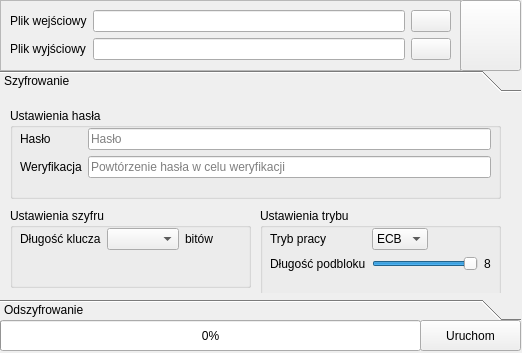
<?xml version="1.0" encoding="UTF-8"?>
<ui version="4.0">
 <class>R2Fish</class>
 <widget class="QMainWindow" name="R2Fish">
  <property name="geometry">
   <rect>
    <x>0</x>
    <y>0</y>
    <width>522</width>
    <height>353</height>
   </rect>
  </property>
  <property name="windowTitle">
   <string>R2Fish</string>
  </property>
  <property name="windowIcon">
   <iconset resource="icons.qrc">
    <normaloff>:/tabs/1350370385_padlock-closed.png</normaloff>:/tabs/1350370385_padlock-closed.png</iconset>
  </property>
  <widget class="QWidget" name="centralwidget">
   <property name="enabled">
    <bool>true</bool>
   </property>
   <widget class="QWidget" name="processSettings" native="true">
    <property name="geometry">
     <rect>
      <x>0</x>
      <y>0</y>
      <width>521</width>
      <height>321</height>
     </rect>
    </property>
    <widget class="QFrame" name="filesFrame">
     <property name="geometry">
      <rect>
       <x>0</x>
       <y>0</y>
       <width>461</width>
       <height>71</height>
      </rect>
     </property>
     <property name="frameShape">
      <enum>QFrame::StyledPanel</enum>
     </property>
     <property name="frameShadow">
      <enum>QFrame::Raised</enum>
     </property>
     <widget class="QWidget" name="formLayoutWidget_2">
      <property name="geometry">
       <rect>
        <x>10</x>
        <y>10</y>
        <width>441</width>
        <height>61</height>
       </rect>
      </property>
      <layout class="QFormLayout" name="filesForm">
       <item row="0" column="0">
        <widget class="QLabel" name="inputFileLabel">
         <property name="text">
          <string>Plik wejściowy</string>
         </property>
        </widget>
       </item>
       <item row="1" column="0">
        <widget class="QLabel" name="ouputFileLabel">
         <property name="text">
          <string>Plik wyjściowy</string>
         </property>
        </widget>
       </item>
       <item row="0" column="1">
        <layout class="QHBoxLayout" name="inputFileControl">
         <item>
          <widget class="QLineEdit" name="inputFile">
           <property name="enabled">
            <bool>true</bool>
           </property>
           <property name="cursor">
            <cursorShape>PointingHandCursor</cursorShape>
           </property>
           <property name="text">
            <string/>
           </property>
           <property name="readOnly">
            <bool>true</bool>
           </property>
          </widget>
         </item>
         <item>
          <widget class="QPushButton" name="inputFileButton">
           <property name="text">
            <string/>
           </property>
           <property name="icon">
            <iconset resource="icons.qrc">
             <normaloff>:/general/1350377805_save.png</normaloff>:/general/1350377805_save.png</iconset>
           </property>
          </widget>
         </item>
        </layout>
       </item>
       <item row="1" column="1">
        <layout class="QHBoxLayout" name="outputFileControl">
         <item>
          <widget class="QLineEdit" name="outputFile">
           <property name="enabled">
            <bool>true</bool>
           </property>
           <property name="cursor">
            <cursorShape>PointingHandCursor</cursorShape>
           </property>
           <property name="readOnly">
            <bool>true</bool>
           </property>
          </widget>
         </item>
         <item>
          <widget class="QPushButton" name="outputFileButton">
           <property name="text">
            <string/>
           </property>
           <property name="icon">
            <iconset resource="icons.qrc">
             <normaloff>:/general/1350377805_save.png</normaloff>:/general/1350377805_save.png</iconset>
           </property>
          </widget>
         </item>
        </layout>
       </item>
      </layout>
     </widget>
    </widget>
    <widget class="QToolBox" name="toolBox">
     <property name="geometry">
      <rect>
       <x>0</x>
       <y>70</y>
       <width>521</width>
       <height>251</height>
      </rect>
     </property>
     <widget class="QWidget" name="encryption">
      <property name="geometry">
       <rect>
        <x>0</x>
        <y>0</y>
        <width>511</width>
        <height>185</height>
       </rect>
      </property>
      <attribute name="icon">
       <iconset resource="icons.qrc">
        <normaloff>:/tabs/1350370385_padlock-closed.png</normaloff>:/tabs/1350370385_padlock-closed.png</iconset>
      </attribute>
      <attribute name="label">
       <string>Szyfrowanie</string>
      </attribute>
      <widget class="QGroupBox" name="modeGroup">
       <property name="geometry">
        <rect>
         <x>260</x>
         <y>110</y>
         <width>241</width>
         <height>91</height>
        </rect>
       </property>
       <property name="title">
        <string>Ustawienia trybu</string>
       </property>
       <widget class="QWidget" name="formLayoutWidget_3">
        <property name="geometry">
         <rect>
          <x>10</x>
          <y>20</y>
          <width>221</width>
          <height>70</height>
         </rect>
        </property>
        <layout class="QFormLayout" name="modeForm">
         <property name="fieldGrowthPolicy">
          <enum>QFormLayout::ExpandingFieldsGrow</enum>
         </property>
         <item row="0" column="0">
          <widget class="QLabel" name="modeLabel">
           <property name="text">
            <string>Tryb pracy</string>
           </property>
          </widget>
         </item>
         <item row="0" column="1">
          <widget class="QComboBox" name="mode">
           <property name="sizePolicy">
            <sizepolicy hsizetype="Preferred" vsizetype="Fixed">
             <horstretch>0</horstretch>
             <verstretch>0</verstretch>
            </sizepolicy>
           </property>
           <item>
            <property name="text">
             <string>ECB</string>
            </property>
           </item>
           <item>
            <property name="text">
             <string>CBC</string>
            </property>
           </item>
           <item>
            <property name="text">
             <string>CFB</string>
            </property>
           </item>
           <item>
            <property name="text">
             <string>OFB</string>
            </property>
           </item>
          </widget>
         </item>
         <item row="1" column="0">
          <widget class="QLabel" name="feedbackSizeLabel">
           <property name="text">
            <string>Długość podbloku</string>
           </property>
          </widget>
         </item>
         <item row="1" column="1">
          <layout class="QHBoxLayout" name="subblockControl">
           <item>
            <widget class="QSlider" name="feedbackSize">
             <property name="autoFillBackground">
              <bool>false</bool>
             </property>
             <property name="minimum">
              <number>1</number>
             </property>
             <property name="maximum">
              <number>8</number>
             </property>
             <property name="pageStep">
              <number>1</number>
             </property>
             <property name="value">
              <number>8</number>
             </property>
             <property name="orientation">
              <enum>Qt::Horizontal</enum>
             </property>
             <property name="invertedAppearance">
              <bool>false</bool>
             </property>
             <property name="invertedControls">
              <bool>false</bool>
             </property>
             <property name="tickPosition">
              <enum>QSlider::NoTicks</enum>
             </property>
            </widget>
           </item>
           <item>
            <widget class="QLabel" name="feedbackSizeValueLabel">
             <property name="text">
              <string>8</string>
             </property>
            </widget>
           </item>
          </layout>
         </item>
        </layout>
       </widget>
      </widget>
      <widget class="QGroupBox" name="passwordGroup">
       <property name="geometry">
        <rect>
         <x>10</x>
         <y>10</y>
         <width>491</width>
         <height>91</height>
        </rect>
       </property>
       <property name="title">
        <string>Ustawienia hasła</string>
       </property>
       <widget class="QWidget" name="formLayoutWidget">
        <property name="geometry">
         <rect>
          <x>10</x>
          <y>20</y>
          <width>471</width>
          <height>51</height>
         </rect>
        </property>
        <layout class="QFormLayout" name="passwordForm">
         <item row="0" column="0">
          <widget class="QLabel" name="passwordLabel">
           <property name="text">
            <string>Hasło</string>
           </property>
          </widget>
         </item>
         <item row="1" column="0">
          <widget class="QLabel" name="passwordRetypeLabel">
           <property name="text">
            <string>Weryfikacja</string>
           </property>
          </widget>
         </item>
         <item row="0" column="1">
          <widget class="QLineEdit" name="password">
           <property name="contextMenuPolicy">
            <enum>Qt::NoContextMenu</enum>
           </property>
           <property name="acceptDrops">
            <bool>false</bool>
           </property>
           <property name="toolTip">
            <string>Hasło szyfrogramu</string>
           </property>
           <property name="inputMask">
            <string/>
           </property>
           <property name="echoMode">
            <enum>QLineEdit::Password</enum>
           </property>
           <property name="dragEnabled">
            <bool>false</bool>
           </property>
           <property name="placeholderText">
            <string>Hasło</string>
           </property>
          </widget>
         </item>
         <item row="1" column="1">
          <widget class="QLineEdit" name="passwordRetype">
           <property name="contextMenuPolicy">
            <enum>Qt::NoContextMenu</enum>
           </property>
           <property name="acceptDrops">
            <bool>false</bool>
           </property>
           <property name="toolTip">
            <string>Hasło szyfrogramu</string>
           </property>
           <property name="inputMask">
            <string/>
           </property>
           <property name="echoMode">
            <enum>QLineEdit::Password</enum>
           </property>
           <property name="dragEnabled">
            <bool>false</bool>
           </property>
           <property name="placeholderText">
            <string>Powtórzenie hasła w celu weryfikacji</string>
           </property>
          </widget>
         </item>
        </layout>
       </widget>
      </widget>
      <widget class="QGroupBox" name="keysizeGroup">
       <property name="geometry">
        <rect>
         <x>10</x>
         <y>110</y>
         <width>241</width>
         <height>80</height>
        </rect>
       </property>
       <property name="title">
        <string>Ustawienia szyfru</string>
       </property>
       <widget class="QWidget" name="formLayoutWidget_4">
        <property name="geometry">
         <rect>
          <x>10</x>
          <y>20</y>
          <width>221</width>
          <height>51</height>
         </rect>
        </property>
        <layout class="QFormLayout" name="keysizeForm">
         <item row="0" column="0">
          <widget class="QLabel" name="keysizeLabel">
           <property name="text">
            <string>Długość klucza</string>
           </property>
          </widget>
         </item>
         <item row="0" column="1">
          <layout class="QHBoxLayout" name="horizontalLayout_2">
           <item>
            <widget class="QComboBox" name="keysize">
             <property name="currentIndex">
              <number>-1</number>
             </property>
            </widget>
           </item>
           <item>
            <widget class="QLabel" name="label">
             <property name="text">
              <string>bitów</string>
             </property>
            </widget>
           </item>
          </layout>
         </item>
        </layout>
       </widget>
      </widget>
     </widget>
     <widget class="QWidget" name="decryption">
      <property name="geometry">
       <rect>
        <x>0</x>
        <y>0</y>
        <width>511</width>
        <height>185</height>
       </rect>
      </property>
      <attribute name="icon">
       <iconset resource="icons.qrc">
        <normaloff>:/tabs/1350370362_padlock-open.png</normaloff>:/tabs/1350370362_padlock-open.png</iconset>
      </attribute>
      <attribute name="label">
       <string>Odszyfrowanie</string>
      </attribute>
      <widget class="QWidget" name="formLayoutWidget_5">
       <property name="geometry">
        <rect>
         <x>20</x>
         <y>10</y>
         <width>471</width>
         <height>51</height>
        </rect>
       </property>
       <layout class="QFormLayout" name="passwordForm_2">
        <property name="fieldGrowthPolicy">
         <enum>QFormLayout::ExpandingFieldsGrow</enum>
        </property>
        <item row="0" column="0">
         <widget class="QLabel" name="passwordLabel_2">
          <property name="text">
           <string>Hasło</string>
          </property>
         </widget>
        </item>
        <item row="0" column="1">
         <widget class="QLineEdit" name="password_2">
          <property name="contextMenuPolicy">
           <enum>Qt::NoContextMenu</enum>
          </property>
          <property name="acceptDrops">
           <bool>false</bool>
          </property>
          <property name="toolTip">
           <string>Hasło szyfrogramu</string>
          </property>
          <property name="inputMask">
           <string/>
          </property>
          <property name="echoMode">
           <enum>QLineEdit::Password</enum>
          </property>
          <property name="dragEnabled">
           <bool>false</bool>
          </property>
          <property name="placeholderText">
           <string>Hasło</string>
          </property>
         </widget>
        </item>
       </layout>
      </widget>
     </widget>
    </widget>
   </widget>
   <widget class="QPushButton" name="helpButton">
    <property name="geometry">
     <rect>
      <x>460</x>
      <y>0</y>
      <width>61</width>
      <height>71</height>
     </rect>
    </property>
    <property name="cursor">
     <cursorShape>WhatsThisCursor</cursorShape>
    </property>
    <property name="text">
     <string/>
    </property>
    <property name="icon">
     <iconset resource="icons.qrc">
      <normaloff>:/general/1350370514_help.png</normaloff>:/general/1350370514_help.png</iconset>
    </property>
    <property name="iconSize">
     <size>
      <width>50</width>
      <height>50</height>
     </size>
    </property>
    <property name="autoDefault">
     <bool>true</bool>
    </property>
   </widget>
   <widget class="QWidget" name="helpWidget" native="true">
    <property name="geometry">
     <rect>
      <x>10</x>
      <y>10</y>
      <width>501</width>
      <height>281</height>
     </rect>
    </property>
    <widget class="QLabel" name="helpLabel">
     <property name="geometry">
      <rect>
       <x>0</x>
       <y>0</y>
       <width>501</width>
       <height>301</height>
      </rect>
     </property>
     <property name="text">
      <string/>
     </property>
     <property name="alignment">
      <set>Qt::AlignLeading|Qt::AlignLeft|Qt::AlignTop</set>
     </property>
    </widget>
   </widget>
   <widget class="QWidget" name="progressWidget" native="true">
    <property name="geometry">
     <rect>
      <x>0</x>
      <y>320</y>
      <width>521</width>
      <height>31</height>
     </rect>
    </property>
    <widget class="QProgressBar" name="progressBar">
     <property name="geometry">
      <rect>
       <x>0</x>
       <y>0</y>
       <width>421</width>
       <height>31</height>
      </rect>
     </property>
     <property name="value">
      <number>0</number>
     </property>
    </widget>
    <widget class="QPushButton" name="runButton">
     <property name="geometry">
      <rect>
       <x>420</x>
       <y>0</y>
       <width>101</width>
       <height>31</height>
      </rect>
     </property>
     <property name="toolTip">
      <string>Uruchomienie procesu (CTRL+R)</string>
     </property>
     <property name="text">
      <string>Uruchom</string>
     </property>
     <property name="icon">
      <iconset resource="icons.qrc">
       <normaloff>:/general/1350371625_media-play.png</normaloff>:/general/1350371625_media-play.png</iconset>
     </property>
     <property name="shortcut">
      <string>Ctrl+R</string>
     </property>
     <property name="autoDefault">
      <bool>true</bool>
     </property>
    </widget>
   </widget>
   <zorder>helpWidget</zorder>
   <zorder>processSettings</zorder>
   <zorder>helpButton</zorder>
   <zorder>progressWidget</zorder>
  </widget>
  <action name="actionQuit">
   <property name="text">
    <string>Quit</string>
   </property>
   <property name="toolTip">
    <string>Quit</string>
   </property>
   <property name="shortcut">
    <string>Ctrl+Q</string>
   </property>
  </action>
 </widget>
 <tabstops>
  <tabstop>inputFileButton</tabstop>
  <tabstop>outputFileButton</tabstop>
  <tabstop>password</tabstop>
  <tabstop>passwordRetype</tabstop>
  <tabstop>keysize</tabstop>
  <tabstop>mode</tabstop>
  <tabstop>feedbackSize</tabstop>
  <tabstop>runButton</tabstop>
  <tabstop>helpButton</tabstop>
  <tabstop>password_2</tabstop>
  <tabstop>outputFile</tabstop>
  <tabstop>inputFile</tabstop>
 </tabstops>
 <resources>
  <include location="icons.qrc"/>
 </resources>
 <connections>
  <connection>
   <sender>feedbackSize</sender>
   <signal>valueChanged(int)</signal>
   <receiver>feedbackSizeValueLabel</receiver>
   <slot>setNum(int)</slot>
   <hints>
    <hint type="sourcelabel">
     <x>464</x>
     <y>271</y>
    </hint>
    <hint type="destinationlabel">
     <x>489</x>
     <y>271</y>
    </hint>
   </hints>
  </connection>
  <connection>
   <sender>actionQuit</sender>
   <signal>triggered()</signal>
   <receiver>R2Fish</receiver>
   <slot>close()</slot>
   <hints>
    <hint type="sourcelabel">
     <x>-1</x>
     <y>-1</y>
    </hint>
    <hint type="destinationlabel">
     <x>260</x>
     <y>176</y>
    </hint>
   </hints>
  </connection>
  <connection>
   <sender>inputFileButton</sender>
   <signal>clicked()</signal>
   <receiver>R2Fish</receiver>
   <slot>inputFileButton_clicked()</slot>
   <hints>
    <hint type="sourcelabel">
     <x>432</x>
     <y>25</y>
    </hint>
    <hint type="destinationlabel">
     <x>758</x>
     <y>60</y>
    </hint>
   </hints>
  </connection>
  <connection>
   <sender>outputFileButton</sender>
   <signal>clicked()</signal>
   <receiver>R2Fish</receiver>
   <slot>outputFileButton_clicked()</slot>
   <hints>
    <hint type="sourcelabel">
     <x>415</x>
     <y>58</y>
    </hint>
    <hint type="destinationlabel">
     <x>747</x>
     <y>49</y>
    </hint>
   </hints>
  </connection>
  <connection>
   <sender>helpButton</sender>
   <signal>clicked()</signal>
   <receiver>R2Fish</receiver>
   <slot>helpButton_clicked()</slot>
   <hints>
    <hint type="sourcelabel">
     <x>496</x>
     <y>25</y>
    </hint>
    <hint type="destinationlabel">
     <x>921</x>
     <y>40</y>
    </hint>
   </hints>
  </connection>
  <connection>
   <sender>mode</sender>
   <signal>currentIndexChanged(int)</signal>
   <receiver>R2Fish</receiver>
   <slot>mode_changed()</slot>
   <hints>
    <hint type="sourcelabel">
     <x>418</x>
     <y>243</y>
    </hint>
    <hint type="destinationlabel">
     <x>722</x>
     <y>242</y>
    </hint>
   </hints>
  </connection>
  <connection>
   <sender>runButton</sender>
   <signal>released()</signal>
   <receiver>R2Fish</receiver>
   <slot>runButton_clicked()</slot>
   <hints>
    <hint type="sourcelabel">
     <x>497</x>
     <y>334</y>
    </hint>
    <hint type="destinationlabel">
     <x>638</x>
     <y>338</y>
    </hint>
   </hints>
  </connection>
  <connection>
   <sender>keysize</sender>
   <signal>currentIndexChanged(int)</signal>
   <receiver>R2Fish</receiver>
   <slot>keysize_changed()</slot>
   <hints>
    <hint type="sourcelabel">
     <x>155</x>
     <y>246</y>
    </hint>
    <hint type="destinationlabel">
     <x>655</x>
     <y>203</y>
    </hint>
   </hints>
  </connection>
 </connections>
 <slots>
  <slot>inputFileButton_clicked()</slot>
  <slot>outputFileButton_clicked()</slot>
  <slot>helpButton_clicked()</slot>
  <slot>runButton_clicked()</slot>
  <slot>mode_changed()</slot>
  <slot>keysize_changed()</slot>
 </slots>
</ui>
